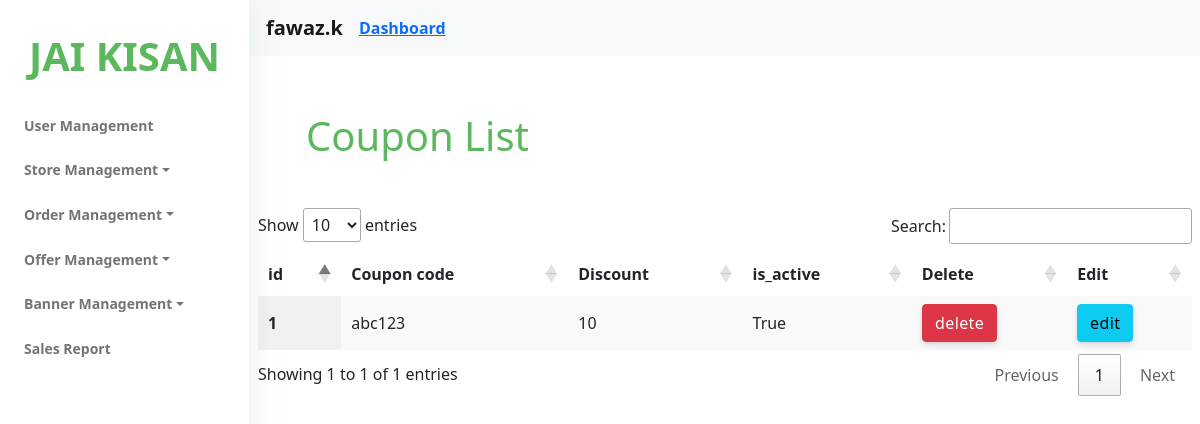
Page /adminpanel/coupon_offer (signed in) on the earlier database version.
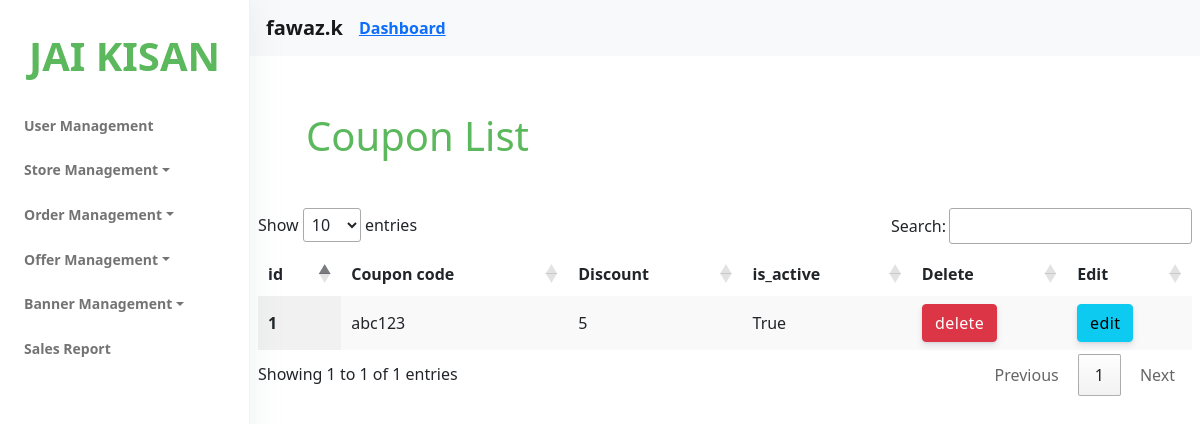
Same page on the later database version.
### offer/models.py (models this page shows, shortened)
class Coupon(models.Model):
    coupon_code = models.CharField(max_length=50, unique=True)
    discount = models.PositiveIntegerField(help_text="Offer in percentage", null=True)
    is_active = models.BooleanField(default=False)

### admin_panel/views.py (the view)
# urls.py: path('coupon_offer',views.coupon_offer,name="coupon_offer"),
@staff_member_required(login_url='adminpanel')
def coupon_offer(request):
    coupon_list = Coupon.objects.all()
    context={
        'coupon_list':coupon_list,
    }
    return render(request,'adminpanel/coupon_offer.html',context)

### cart/context_processors.py (called while the page is built, shortened)
def counter(request):
    cart_count = 0
    if 'admin' in request.path:
        return{}
    return dict(cart_count=cart_count)

### category/context_processors.py (called while the page is built)
def menu_links(request):
    links = category.objects.all()
    return dict(links=links)

### templates/adminpanel/coupon_offer.html (shortened to what this page needs)
{% load static %}
{% include 'adminpanel/nav.html' %}
<!DOCTYPE html>
<html lang="en">
<head>
    <link rel="stylesheet" href="https://cdn.jsdelivr.net/npm/bootstrap@5.0.0-beta1/dist/css/bootstrap.min.css">
    <link rel="stylesheet" type="text/css" href="https://cdn.datatables.net/1.11.3/css/jquery.dataTables.css">
</head>
<body>
    <div class="header">
        <div class="align-items-center">
            <div class="px-2 col-lg-12 col-7">
                <div class="table-responsive">
                    <div>
                        <h1 style="color:#5cb85c" class="m-5">Coupon List</h1>
                    </div>
                    <table id="table" class="display"  style="border:None;">
                        <thead  style="border:None;">
                            <tr  style="border:None;">
                                <th  style="border:None;" scope="col">id</th>
                                <th  style="border:None;" scope="col">Coupon code</th>
                                <th  style="border:None;" scope="col">Discount</th>
                                <th  style="border:None;" scope="col">is_active</th>
                                <th  style="border:None;" scope="col">Delete</th>
                                <th  style="border:None;" scope="col">Edit</th>
                            </tr>
                        </thead>
                        <tbody  style="border:None;">
                            {% for x in coupon_list %}
                            <tr>
                                <th scope="row">
                                    {{ x.id }}
                                </th>
                                <td>
                                    {{ x.coupon_code }}
                                </td>
                                <td>
                                    {{ x.discount }}
                                </td>
                                <td>
                                    {{ x.is_active }}
                                </td>
                                    <td><a class="btn btn-danger" href="" onclick="delete_coupon('{{x.id}}')" data-bs-toggle="modal" data-bs-target="#staticBackdrop" >delete</a></td>
                                    <td><a class="btn btn-info" href="" onclick="edit_coupon('{{x.id}}')" data-bs-toggle="modal" data-bs-target="#staticBackdrop">edit</a></td>
                            </tr>
                            {% endfor %}
                        </tbody>
                    </table>
                </div>
            </div>
        </div>
    </div>
</body>
</html>

Differences in the rows shown:
changed Coupon "abc123": discount "10" → "5"
